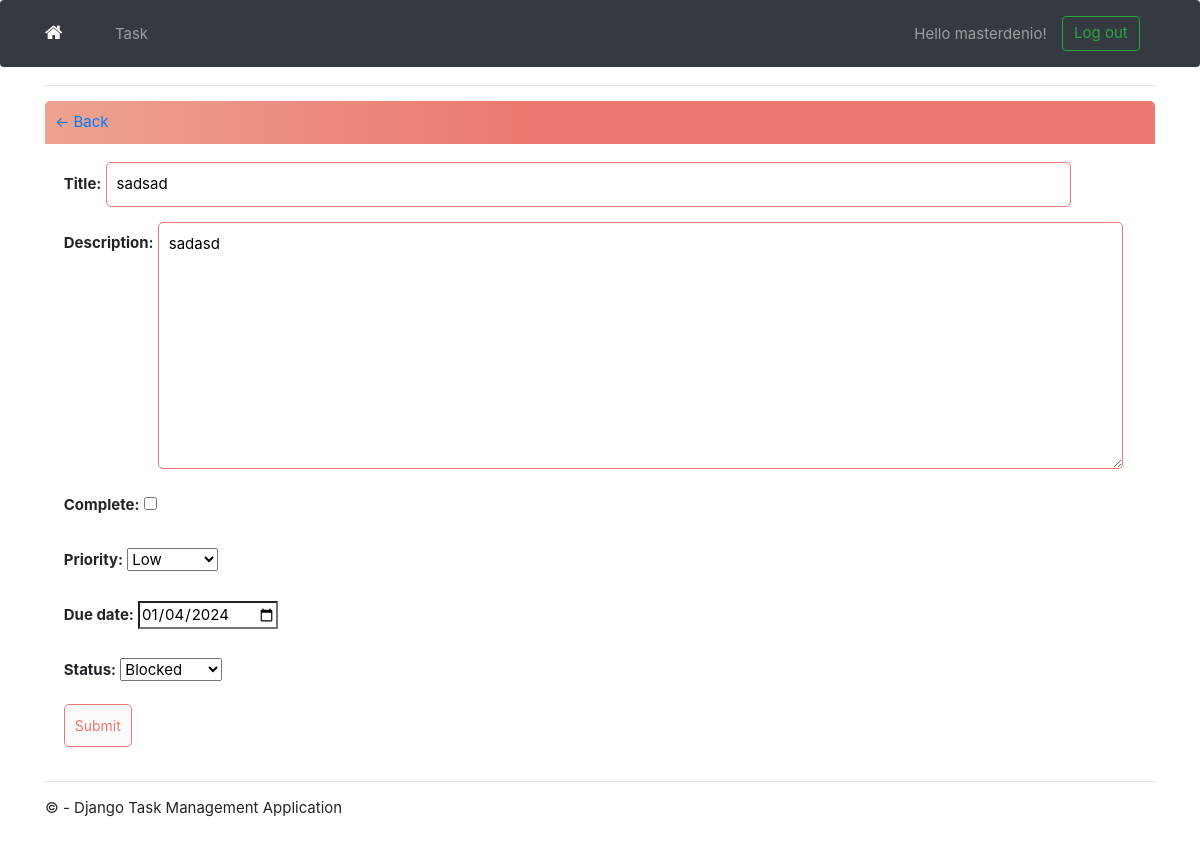
The app's page /task-update/45/ (signed in) with its own data.
### app/models.py (models this page shows, shortened)
class Task(models.Model):
    PRIORITY_CHOICES = [
        ('L', 'Low'),
        ('M', 'Medium'),
        ('H', 'High'),
        ('F', 'Fast Lane'),
    ]
    due_date = models.DateField(
        auto_now_add=False, auto_now=False, blank=True, null=True)
    user = models.ForeignKey(
        User, on_delete=models.CASCADE, null=True, blank=True)
    title = models.CharField(max_length=200)
    description = models.TextField(null=True, blank=True)
    complete = models.BooleanField(default=False)
    create = models.DateTimeField(auto_now_add=True)
    update = models.DateTimeField(auto_now=True)
    priority = models.CharField(
        max_length=1,
        choices=PRIORITY_CHOICES,
        default='L',
    )
    STATUS_CHOICES = [
        ('TO DO', 'To do'),
        ('IN PROGRESS', 'In progress'),
        ('BLOCKED', 'Blocked'),
        ('DONE', 'Done'),
    ]
    status = models.CharField(
        max_length=12,
        choices=STATUS_CHOICES,
        default='TO DO',
    )
    class Meta:
        ordering = ['complete']

### app/views.py (the view)
# urls.py: path('task-update/<int:pk>/', views.TaskUpdate.as_view(), name='task-update'),
class TaskUpdate(LoginRequiredMixin, UpdateView):
    model = Task
    form_class = TaskForm
    template_name = 'app/task_form.html'
    success_url = reverse_lazy('tasks')

### app/forms.py
class TaskForm(ModelForm):
    class Meta:
        model = Task
        fields = ['title', 'description', 'complete', 'priority', 'due_date', 'status']
        widgets = {
            'due_date': DateInput(),
        }

### app/templates/app/task_form.html (shortened to what this page needs)
{% extends 'app/layout.html' %}
{% block content %}
<hr />
<div class="header-bar">
    <a href="{% url 'tasks' %}">&#8592; Back</a>
</div>
<div class="card-body">
    <form method="POST" action="">
        {{ form.as_p }}
        <input class="button" type="submit" value="Submit">
    </form>
</div>
{% endblock content %}

### app/templates/app/layout.html (shortened to what this page needs)
<!DOCTYPE html>
<html>
<head>
    {% load static %}
    <link rel="stylesheet" type="text/css" href="{% static 'app/content/bootstrap.min.css' %}" />
    <link rel="stylesheet" type="text/css" href="{% static 'app/content/site.css' %}" />
    <link rel="stylesheet" type="text/css" href="{% static 'app/content/customcss.css' %}" />
    <link rel="stylesheet" href="https://cdnjs.cloudflare.com/ajax/libs/font-awesome/4.7.0/css/font-awesome.min.css">
    <link rel="stylesheet" href="https://stackpath.bootstrapcdn.com/bootstrap/4.5.2/css/bootstrap.min.css">
</head>
<body>
    <nav class="navbar navbar-expand-lg navbar-dark bg-dark fixed-top">
        <div class="container">
            <a class="navbar-brand" href="/"><i class="fa fa-home"></i></a>
            <div class="collapse navbar-collapse" id="navbarNav">
                <ul class="navbar-nav mr-auto">
                    {% if request.user.is_authenticated %}
                    <li class="nav-item">
                        <a class="nav-link" href="/task/">Task</a>
                    </li>
                    {% endif %}
                </ul>
                {% if user.is_authenticated %}
                    <form id="logoutForm" action="/logout/" method="post" class="form-inline my-2 my-lg-0">
                        <span class="navbar-text mr-3">Hello {{ user.username }}!</span>
                        <button class="btn btn-outline-success my-2 my-sm-0" type="submit">Log out</button>
                    </form>
                {% endif %}
            </div>
        </div>
    </nav>
    <div class="container body-content">
        {% block content %}
        {% endblock %}
        <hr />
        <footer>
            <p>&copy; {{ year }} - Django Task Management Application</p>
        </footer>
    </div>
</body>
</html>

### app/static/app/content/site.css (style rules this page uses)
body { padding-top: 50px; padding-bottom: 20px; }
.body-content { padding-left: 15px; padding-right: 15px; margin-left: auto; margin-right: auto; }

### app/static/app/content/customcss.css (style rules this page uses)
.header-bar { display: flex; justify-content: space-between; color: #fff; padding: 10px; border-radius: 5px 5px 0 0; background: linear-gradient(90deg,#EEA390 0%, #EB796F 43%, #EB796F 100%); }
input[type=text], input[type=password], textarea { border: 1px solid #EB796F; border-radius: 5px; padding: 10px; width: 90%; }
label { padding-top: 10px !important; display: block; }
.button { border: 1px solid #EB796F; background-color: #FAFAFA; color: #EB796F; padding: 10px; font-size: 14px; border-radius: 5px; cursor: pointer; text-decoration: none; }
.card-body { padding: 20px; }
html { font-size: 15px; }
.navbar { z-index: 0; }
.navbar-brand, .nav-link, .navbar-text, .btn { line-height: 0; padding-bottom: 100px; }

### records on screen
Task: title "sadsad", description "sadasd", priority "Low", due_date "01/04/2024", status "Blocked"

### other values on screen
{{ user.username }} "masterdenio"
